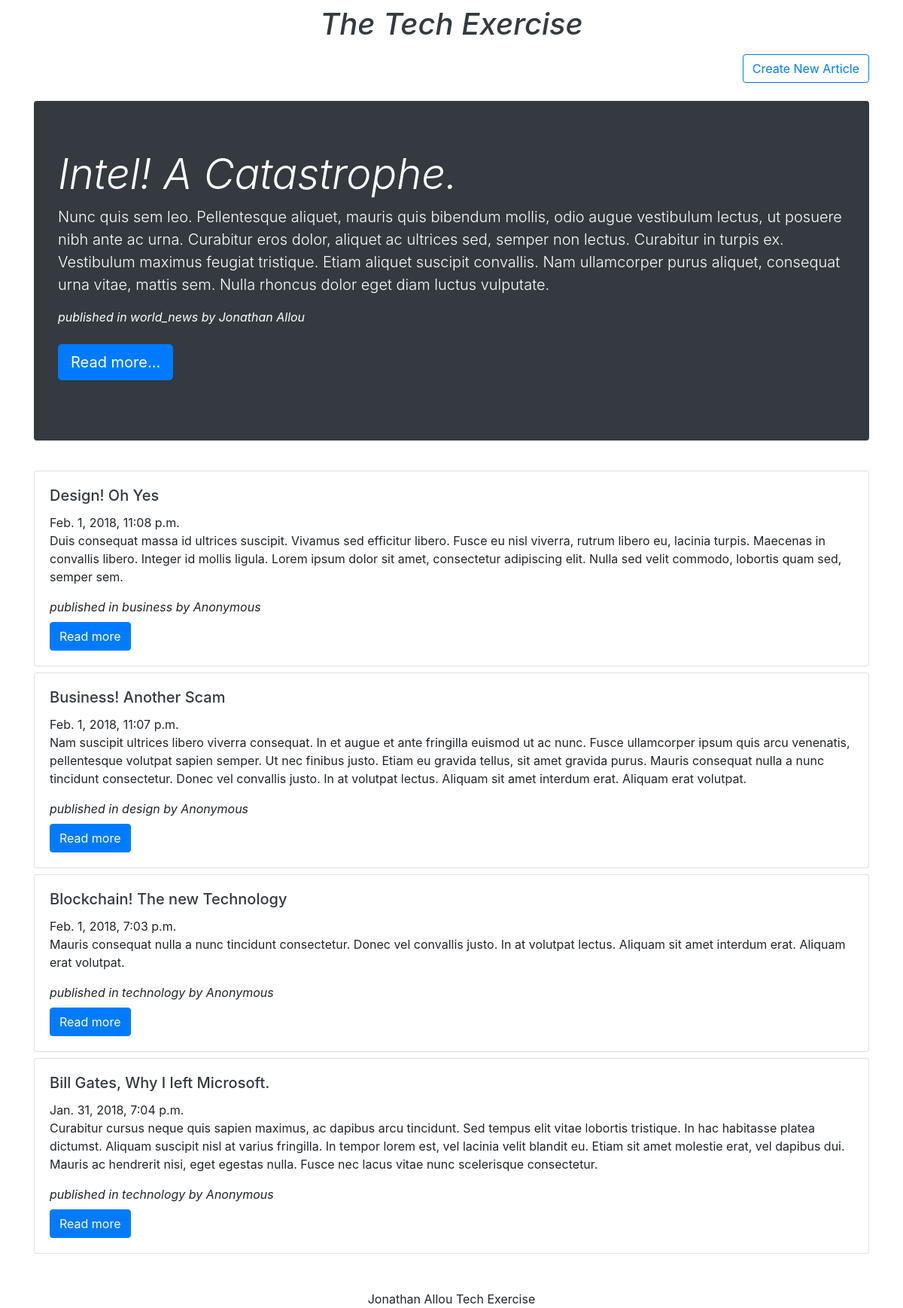
The page / on the database its author committed.
### posts/models.py (models this page shows)
class Article(models.Model):
    title = models.CharField(max_length=200)
    author = models.CharField(max_length=200, default='Anonymous')
    category = models.CharField(max_length=200, choices=categories, default='technology')
    description = models.TextField(max_length=1000, default='')
    text = models.TextField(max_length=10000)
    pub_date = models.DateTimeField('data published')

### posts/views.py (the view)
# urls.py: path('', views.index, name='index'),
def index(request):
	latest_article = Article.objects.order_by('-pub_date')[0]
	latest_article_list = Article.objects.order_by('-pub_date')[1:]
	context = {'latest_article': latest_article,'latest_article_list': latest_article_list,
	}
	return render(request, 'posts/index.html', context)

### posts/templates/posts/index.html
{% extends 'posts/menu.html' %}
{% block content %}
    {% if latest_article %}
        <div class="jumbotron text-white rounded bg-dark" >
            <h1 class="display-4 font-italic">{{ latest_article.title }}</h1>
            <p class="lead">{{ latest_article.description }}</p>
            <div class="muted mt-3 font-italic">published in {{ latest_article.category }} by {{ latest_article.author }}</div>
            <p class="lead mt-2">
                <a class="btn btn-primary btn-lg mt-3" href="/{{ latest_article.id }}/" role="button">Read more...</a>
            </p>
        </div>
    {% else %}
        <p>No articles available.</p>
    {% endif %}
    {% if latest_article %}
        <div class="row mb-2">
        {% for article in latest_article_list %}
            <div class="col-sm-12 mt-2">
                    <div class="card">
                    <div class="card-body">
                        <h5 class="card-title text-dark">{{ article.title }}</h5>
                        <div class="muted">{{ article.pub_date }}</div>
                        <p class="card-text">{{ article.description }}</p>
                        <div class="muted mt-3 font-italic">published in {{ article.category }} by {{ article.author }}</div>
                        <a href="/{{ article.pk }}" class="btn btn-primary mt-2">Read more</a>
                    </div>
                    </div>
                </div>
        {% endfor %}
        </div>
    {% endif %}
{% endblock %}

### posts/templates/posts/menu.html (shortened to what this page needs)
<!doctype html>
<html lang="en">
  <head>
    <link rel="stylesheet" href="https://maxcdn.bootstrapcdn.com/bootstrap/4.0.0/css/bootstrap.min.css">
  </head>
  <body>
    <div class="container">
        <ul class="nav justify-content-center">
                <li class="nav-item">
                    <a class="nav-link" href="{% url 'index' %}"><h1 class="text-dark font-italic">The Tech Exercise</h1></a>
                </li>
        </ul>
        <ul class="nav justify-content-end">
                <form class="form-inline my-2 my-lg-0" action="{% url 'article_new' %}">
                        <button class="btn btn-outline-primary col-lg" type="submit">Create New Article</button>
                </form>
        </ul>
        <div class=" mt-4">
            {% block content %}
            {% endblock %}
        </div>
        <div class="nav muted mt-5 justify-content-center">Jonathan Allou Tech Exercise</div>
    </div>
  </body>
</html>

### rows shown on the page
Article: title "Intel! A Catastrophe.", description "Nunc quis sem leo. Pellentesque aliquet, mauris quis bibendum mollis, odio augue vestibulum lectus, ut posuere nibh ante ac urna. Curabitur eros dolor, aliquet ac ultrices sed, semper non lectus. Curabitur in turpis ex. Vestibulum maximus feugiat tristique. Etiam aliquet suscipit convallis. Nam ullamcorper purus aliquet, consequat urna vitae, mattis sem. Nulla rhoncus dolor eget diam luctus vulputate.", category "world_news", author "Jonathan Allou"
Article: title "Design! Oh Yes", pub_date "Feb. 1, 2018, 11:08 p.m.", description "Duis consequat massa id ultrices suscipit. Vivamus sed efficitur libero. Fusce eu nisl viverra, rutrum libero eu, lacinia turpis. Maecenas in convallis libero. Integer id mollis ligula. Lorem ipsum dolor sit amet, consectetur adipiscing elit. Nulla sed velit commodo, lobortis quam sed, semper sem.", category "business", author "Anonymous"
Article: title "Business! Another Scam", pub_date "Feb. 1, 2018, 11:07 p.m.", description "Nam suscipit ultrices libero viverra consequat. In et augue et ante fringilla euismod ut ac nunc. Fusce ullamcorper ipsum quis arcu venenatis, pellentesque volutpat sapien semper. Ut nec finibus justo. Etiam eu gravida tellus, sit amet gravida purus. Mauris consequat nulla a nunc tincidunt consectetur. Donec vel convallis justo. In at volutpat lectus. Aliquam sit amet interdum erat. Aliquam erat volutpat.", category "design", author "Anonymous"
Article: title "Blockchain! The new Technology", pub_date "Feb. 1, 2018, 7:03 p.m.", description "Mauris consequat nulla a nunc tincidunt consectetur. Donec vel convallis justo. In at volutpat lectus. Aliquam sit amet interdum erat. Aliquam erat volutpat.", category "technology", author "Anonymous"
Article: title "Bill Gates, Why I left Microsoft.", pub_date "Jan. 31, 2018, 7:04 p.m.", description "Curabitur cursus neque quis sapien maximus, ac dapibus arcu tincidunt. Sed tempus elit vitae lobortis tristique. In hac habitasse platea dictumst. Aliquam suscipit nisl at varius fringilla. In tempor lorem est, vel lacinia velit blandit eu. Etiam sit amet molestie erat, vel dapibus dui. Mauris ac hendrerit nisi, eget egestas nulla. Fusce nec lacus vitae nunc scelerisque consectetur.", category "technology", author "Anonymous"
